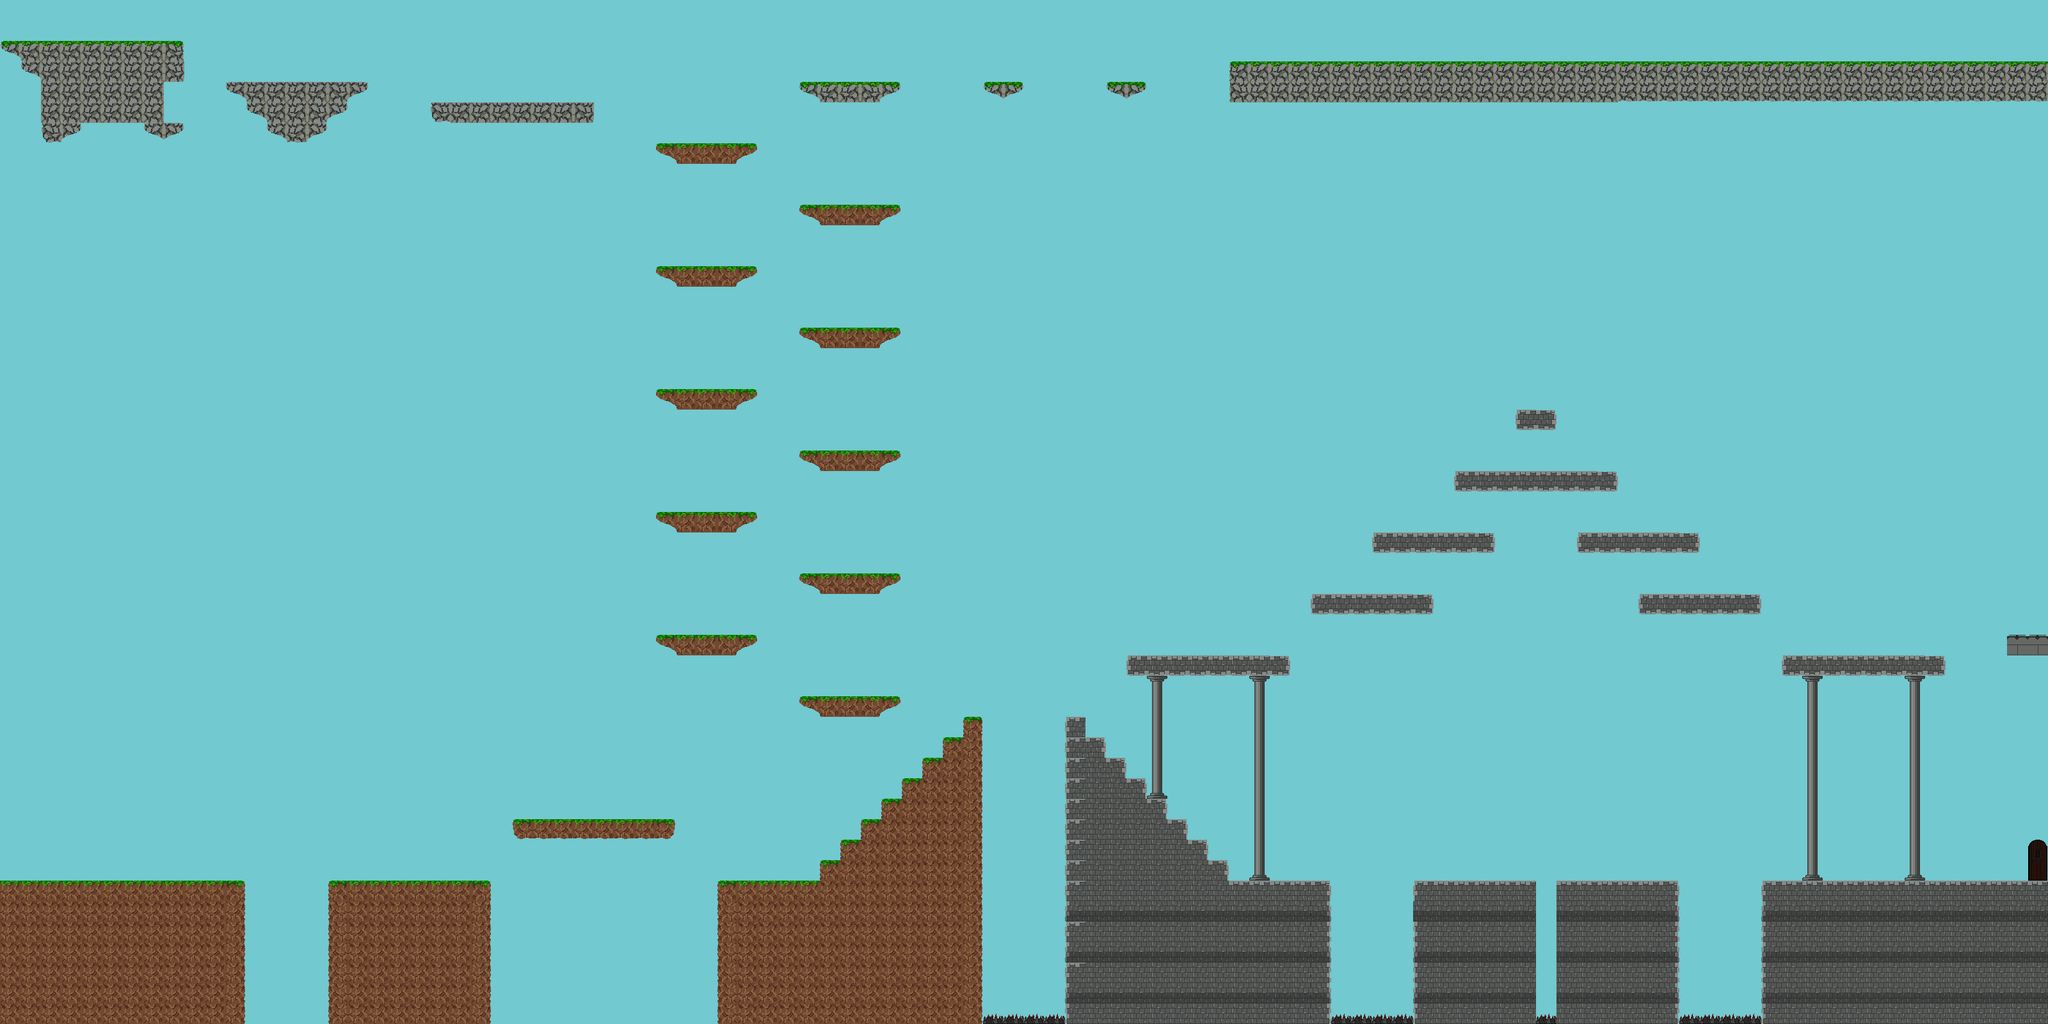

This game map was drawn from its Tiled (.tmx) file and the tilesets committed beside it. A one-line description and the trimmed map source follow:
An orthogonal 100x50 tile map with 32x32 px tiles, 3 tile layers (sky, background, colision), 10 tilesets and 35 objects (2x running_enemy1, player, enemy1, enemy2, enemy3, ...).

<map version="1.0" tiledversion="1.1.1" orientation="orthogonal" renderorder="right-down" width="100" height="50" tilewidth="32" tileheight="32" infinite="0" nextobjectid="38">
 <tileset firstgid="1" name="castle" tilewidth="32" tileheight="32" spacing="1" tilecount="336" columns="24">
  <image source="../images/castle.png" width="791" height="461" />
 </tileset>
 <tileset firstgid="337" name="checkpoint" tilewidth="35" tileheight="35" tilecount="2" columns="2">
  <image source="../images/checkpoint.png" width="70" height="35" />
 </tileset>
 <tileset firstgid="339" name="goal" tilewidth="35" tileheight="35" tilecount="1" columns="1">
  <image source="../images/goal.png" width="35" height="35" />
 </tileset>
 <tileset firstgid="340" name="heart" tilewidth="16" tileheight="16" tilecount="1" columns="1">
  <image source="../images/heart.png" width="16" height="16" />
 </tileset>
 <tileset firstgid="341" name="coin" tilewidth="32" tileheight="32" tilecount="9" columns="9">
  <image source="../images/coin.png" width="288" height="32" />
 </tileset>
 <tileset firstgid="350" name="slime" tilewidth="16" tileheight="16" tilecount="4" columns="4">
  <image source="../images/slime.png" width="64" height="16" />
 </tileset>
 <tileset firstgid="354" name="castle" tilewidth="32" tileheight="32" spacing="1" tilecount="336" columns="24">
  <image source="../images/castle.png" width="791" height="461" />
 </tileset>
 <tileset firstgid="690" name="wizard" tilewidth="16" tileheight="16" tilecount="16" columns="4">
  <image source="../images/wizard.png" width="64" height="64" />
 </tileset>
 <tileset firstgid="706" name="fly_slime" tilewidth="37" tileheight="20" tilecount="2" columns="2">
  <image source="../images/fly_spritesheet.png" width="74" height="20" />
 </tileset>
 <tileset firstgid="708" name="red_slime" tilewidth="16" tileheight="16" tilecount="4" columns="4">
  <image source="../images/red_slime.png" width="64" height="16" />
 </tileset>
 <layer name="sky" width="100" height="50">
  <data>[5000 cells, 5000 non-empty, 1 distinct tile ids]</data>
 </layer>
 <layer name="background" width="100" height="50">
  <data>[5000 cells, 51 non-empty, 6 distinct tile ids]</data>
 </layer>
 <layer name="colision" width="100" height="50">
  <data>[5000 cells, 831 non-empty, 42 distinct tile ids]</data>
 </layer>
 <objectgroup name="objects">
  <!-- 35 objects omitted --></objectgroup>
</map>
<!-- 35 of 35 objects omitted -->
